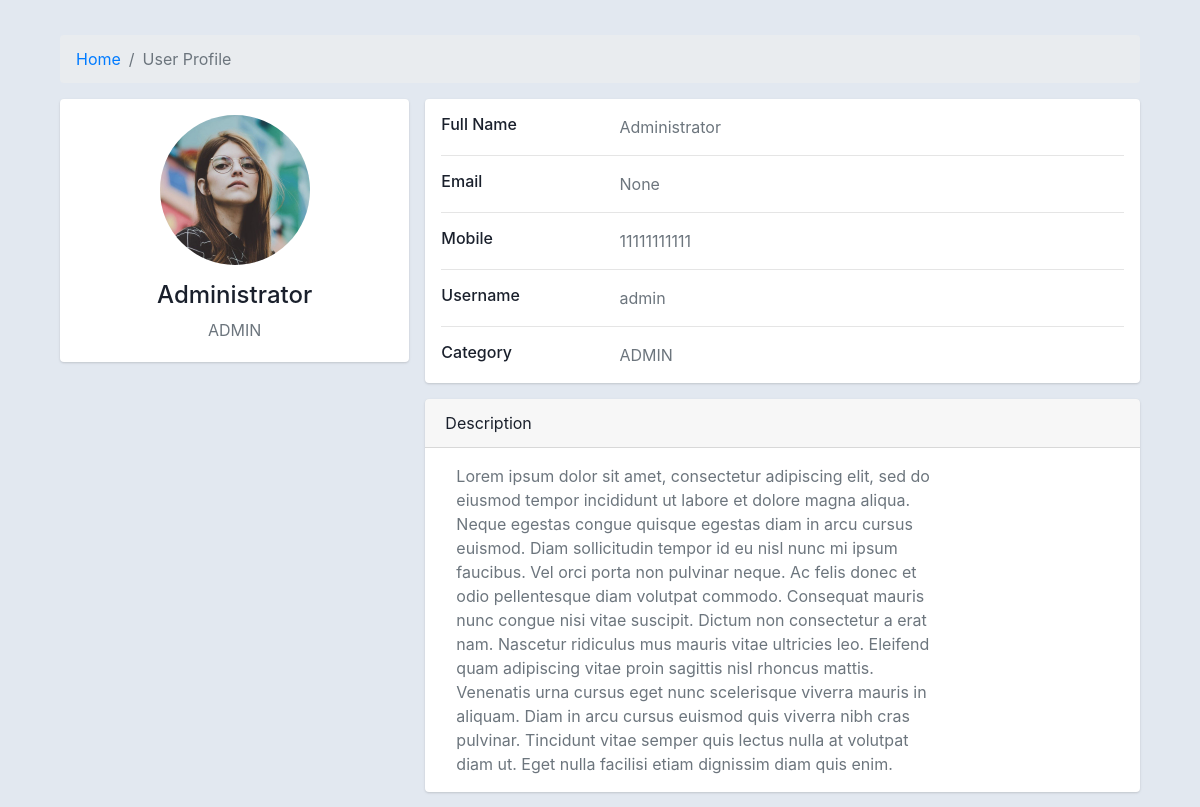
/profile/5, run on the app's committed database.
### review/models.py (models this page shows, shortened)
class ExpertProfile(models.Model):
    user=models.OneToOneField(User,on_delete=models.CASCADE,blank=True,null=True)
    name=models.CharField(max_length=100,blank=True,null=True)
    email=models.CharField(max_length=100,blank=True,null=True)
    number=models.PositiveIntegerField(blank=True,null=True)
    description=models.TextField(blank=True)
    category=models.CharField(max_length=100,blank=True,null=True)
    photo=models.ImageField(upload_to='review/images',blank=True)
    facebook=models.CharField(max_length=100,blank=True,null=True)
    Credits=models.PositiveIntegerField(blank=True,default=0)
    Admin=models.BooleanField(default=False)

### review/views.py (the view)
# urls.py: path('profile/<int:profile_pk>', views.profile, name='profile'),
def profile(request, profile_pk):
    profile=get_object_or_404(ExpertProfile,pk=profile_pk)
    return render(request, "review/view/profile.html",{'profile':profile})

### review/templates/review/view/profile.html (shortened to what this page needs)
<!DOCTYPE html>
<html lang="en">
  {% load static %}
<head>
    <link href="http://netdna.bootstrapcdn.com/bootstrap/4.4.1/css/bootstrap.min.css" rel="stylesheet">
</head>
<body>
<div class="container">
    <div class="main-body">
          <nav aria-label="breadcrumb" class="main-breadcrumb">
            <ol class="breadcrumb">
              <li class="breadcrumb-item"><a href="{% url 'home' %}">Home</a></li>
              <li class="breadcrumb-item active" aria-current="page">User Profile</li>
            </ol>
          </nav>
          <div class="row gutters-sm">
            <div class="col-md-4 mb-3">
              <div class="card">
                <div class="card-body">
                  <div class="d-flex flex-column align-items-center text-center">
                    {% if profile.photo %}
                    <img src="{{profile.photo.url}}" alt="User" class="rounded-circle" width="150">
                    {% else %}
                    <img src="{% static 'default.png' %}" alt="User" class="rounded-circle" width="150">
                    {% endif %}
                    <div class="mt-3">
                      <h4>{{profile.name}}</h4>
                      <p class="text-secondary mb-1">{{ profile.category }}</p>
                    </div>
                  </div>
                </div>
              </div>
            </div>
            <div class="col-md-8">
              <div class="card mb-3">
                <div class="card-body">
                  <div class="row">
                    <div class="col-sm-3">
                      <h6 class="mb-0">Full Name</h6>
                    </div>
                    <div class="col-sm-9 text-secondary">
                      {{profile.name}}
                    </div>
                  </div>
                  <hr>
                  <div class="row">
                    <div class="col-sm-3">
                      <h6 class="mb-0">Email</h6>
                    </div>
                    <div class="col-sm-9 text-secondary">
                      {{profile.email}}
                    </div>
                  </div>
                  <hr>
                  <div class="row">
                    <div class="col-sm-3">
                      <h6 class="mb-0">Mobile</h6>
                    </div>
                    <div class="col-sm-9 text-secondary">
                      {{profile.number}}
                    </div>
                  </div>
                  <hr>
                  <div class="row">
                    <div class="col-sm-3">
                      <h6 class="mb-0">Username</h6>
                    </div>
                    <div class="col-sm-9 text-secondary">
                      {{profile.user}}
                    </div>
                  </div>
                  <hr>
                  <div class="row">
                    <div class="col-sm-3">
                      <h6 class="mb-0">Category</h6>
                    </div>
                    <div class="col-sm-9 text-secondary">
                      {{profile.category}}
                    </div>
                  </div>
                </div>
              </div>
              <div class="card">
                <div class="card-header">
                  Description
                </div>
                <div class="card-body">
                  <div class="col-sm-9 text-secondary">
                    {{profile.description}}
                  </div>
                </div>
              </div>
            </div>
          </div>
        </div>
    </div>
</body>
</html>

### review/templates/review/view/profile.html (style rules this page uses)
body { margin-top:20px; color: #1a202c; text-align: left; background-color: #e2e8f0; }
.main-body { padding: 15px; }
.card { box-shadow: 0 1px 3px 0 rgba(0,0,0,.1), 0 1px 2px 0 rgba(0,0,0,.06); }
.card { position: relative; display: flex; flex-direction: column; min-width: 0; word-wrap: break-word; background-color: #fff; background-clip: border-box; border: 0 solid rgba(0,0,0,.125); border-radius: .25rem; }
.card-body { flex: 1 1 auto; min-height: 1px; padding: 1rem; }
.gutters-sm { margin-right: -8px; margin-left: -8px; }
.gutters-sm>.col, .gutters-sm>[class*=col-] { padding-right: 8px; padding-left: 8px; }
.mb-3, .my-3 { margin-bottom: 1rem!important; }

### data on the page
ExpertProfile: photo (picture), name "Administrator", category "ADMIN", email "None", number "11111111111", user "admin", description "Lorem ipsum dolor sit amet, consectetur adipiscing elit, sed do eiusmod tempor incididunt ut labore et dolore magna aliqua. Neque egestas congue quisque egestas diam in arcu cursus euismod. Diam sollicitudin tempor id eu nisl nunc mi ipsum faucibus. Vel orci porta non pulvinar neque. Ac felis donec et odio pellentesque diam volutpat commodo. Consequat mauris nunc congue nisi vitae suscipit. Dictum non consectetur a erat nam. Nascetur ridiculus mus mauris vitae ultricies leo. Eleifend quam adipiscing vitae proin sagittis nisl rhoncus mattis. Venenatis urna cursus eget nunc scelerisque viverra mauris in aliquam. Diam in arcu cursus euismod quis viverra nibh cras pulvinar. Tincidunt vitae…"
